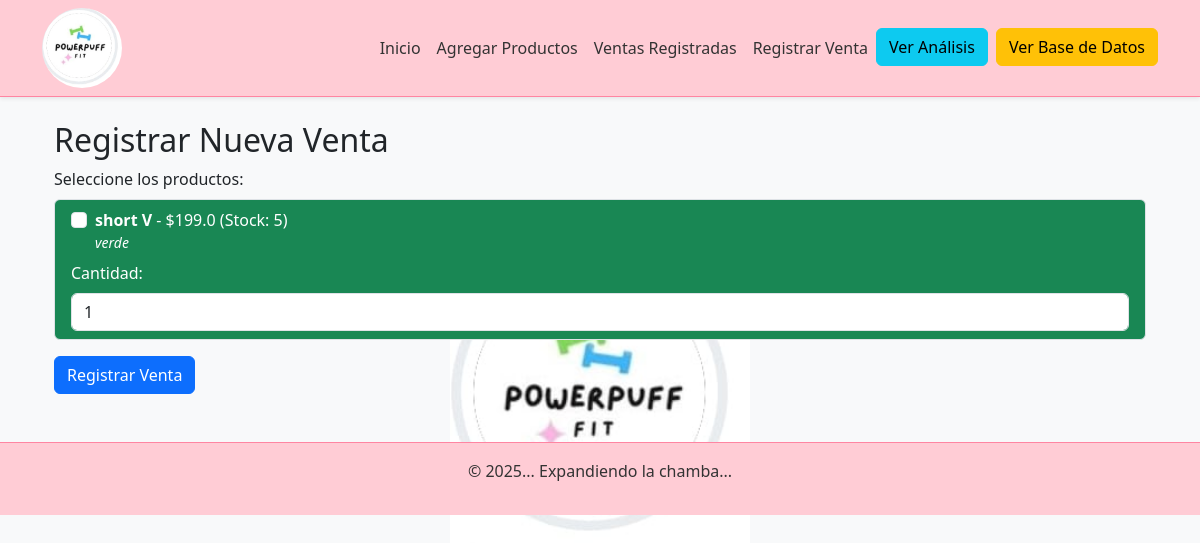
Page /venta/nueva on the earlier database version.
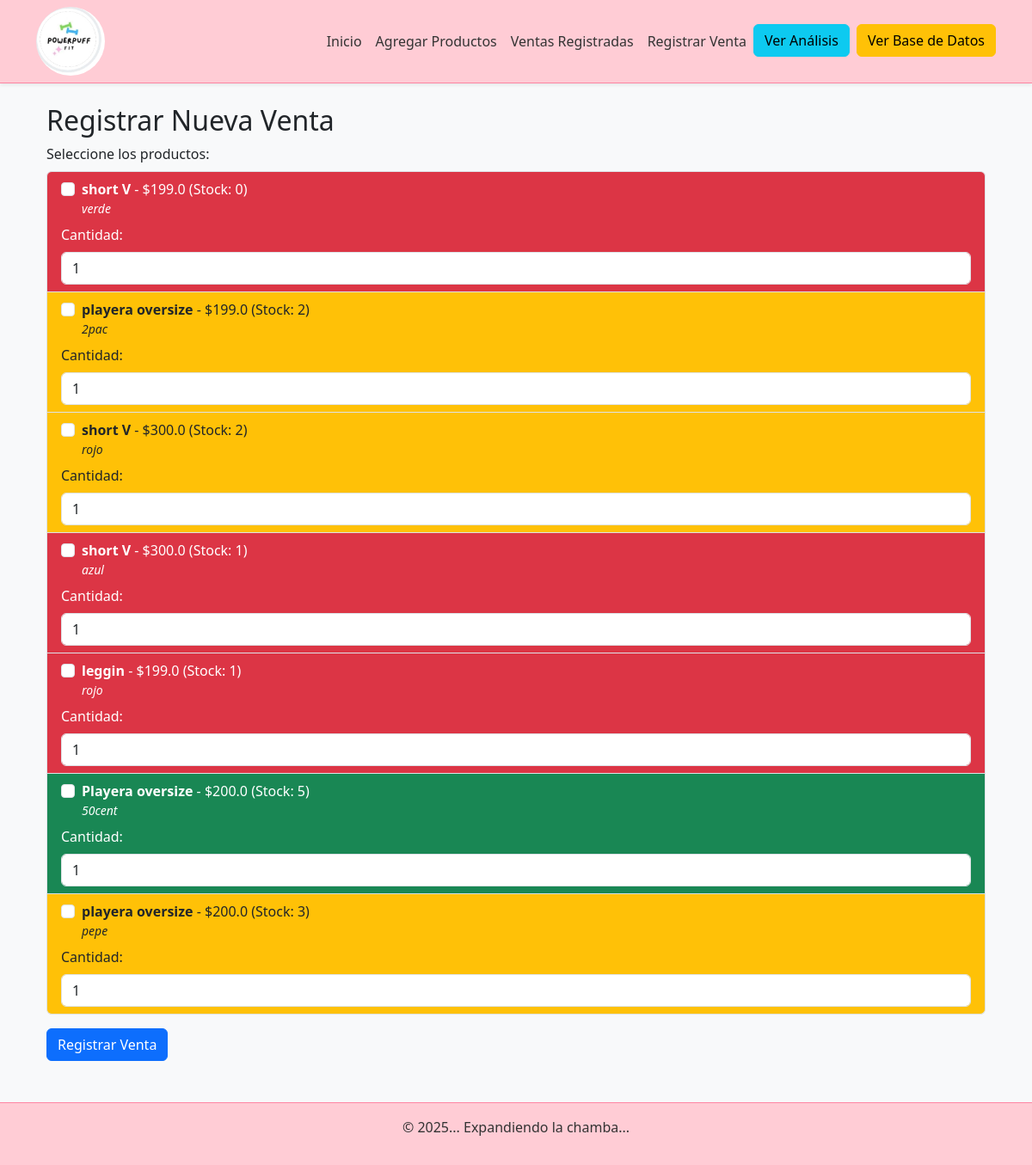
Same page on the later database version.
### app/models.py (models this page shows, shortened)
class Producto(db.Model):
    id = db.Column(db.Integer, primary_key=True)
    nombre = db.Column(db.String(100), nullable=False)
    descripcion = db.Column(db.Text, nullable=True)
    precio = db.Column(db.Float, nullable=False)
    cantidad = db.Column(db.Integer, default=0)
    categoria_id = db.Column(db.Integer, db.ForeignKey('categoria.id'), nullable=False)  # Clave foránea a 'Categoria'
    activo = db.Column(db.Boolean, default=True)
    fecha_registro = db.Column(db.DateTime, default=datetime.utcnow)
    cantidad_vendida = db.Column(db.Integer, default=0)
    variantes = db.relationship('ProductoVariante', back_populates='producto')
    ventas = db.relationship('VentaProducto', back_populates='producto')
    movimientos = db.relationship('MovimientoInventario', back_populates='producto')
    categoria = db.relationship('Categoria', backref='productos')

### app/routes.py (the view, shortened to what this page needs)
@routes.route('/venta/nueva', methods=['GET', 'POST'])
def nueva_venta():
    try:
        productos = Producto.query.filter_by(activo=True).all()
        return render_template('nueva_venta.html', productos=productos)
    except Exception as e:
        logging.error(f"Error en nueva_venta: {str(e)}")
        flash("Ocurrió un error al procesar la venta. Por favor, inténtalo de nuevo.", "danger")
        return redirect(url_for('routes.nueva_venta'))

### app/templates/nueva_venta.html (shortened to what this page needs)
{% extends "base.html" %}
{% block content %}
<div class="container mt-4">
    <h2>Registrar Nueva Venta</h2>
    <form id="ventaForm" method="POST">
        <div class="mb-3">
            <label class="form-label">Seleccione los productos:</label>
            <div class="list-group">
                {% for producto in productos %}
                    {% set color = "bg-success text-white" if producto.cantidad >= 4 else "bg-warning text-dark" if producto.cantidad > 1 else "bg-danger text-white" %}
                    <div class="list-group-item {{ color }}">
                        <div class="form-check">
                            <input class="form-check-input producto-checkbox" type="checkbox" name="productos" value="{{ producto.id }}" id="producto{{ producto.id }}" data-precio="{{ producto.precio }}" data-nombre="{{ producto.nombre }}">
                            <label class="form-check-label" for="producto{{ producto.id }}">
                                <strong>{{ producto.nombre }}</strong> - ${{ producto.precio }} (Stock: {{ producto.cantidad }})
                            </label>
                            <p class="small mb-1"><em>{{ producto.descripcion }}</em></p>
                        </div>
                        <div class="mt-2">
                            <label for="cantidad_{{ producto.id }}" class="form-label">Cantidad:</label>
                            <input type="number" class="form-control cantidad-input" id="cantidad_{{ producto.id }}" name="cantidad_{{ producto.id }}" value="1" min="1" max="{{ producto.cantidad }}">
                        </div>
                    </div>
                {% endfor %}
            </div>
        </div>
        <button type="button" class="btn btn-primary" onclick="mostrarResumen()">Registrar Venta</button>
    </form>
</div>
{% endblock %}

Differences in the rows shown:
changed Producto "verde": cantidad "5" → "0"
added Producto: nombre "playera oversize", precio "199.0", cantidad "2", descripcion "2pac"
added Producto: nombre "short V", precio "300.0", cantidad "2", descripcion "rojo"
added Producto: nombre "short V", precio "300.0", cantidad "1", descripcion "azul"
added Producto: nombre "leggin", precio "199.0", cantidad "1", descripcion "rojo"
added Producto: nombre "Playera oversize", precio "200.0", cantidad "5", descripcion "50cent"
added Producto: nombre "playera oversize", precio "200.0", cantidad "3", descripcion "pepe"
